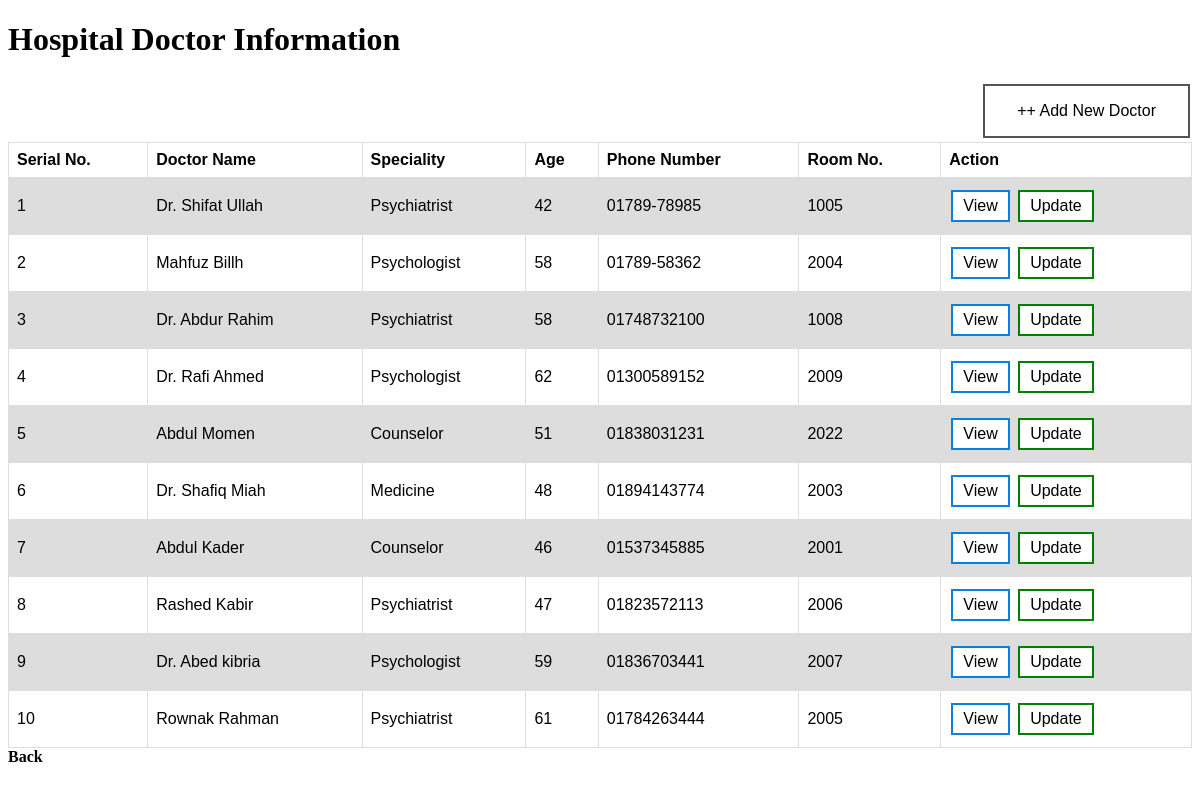
/admin/doctor/check_doctor.php, run on the app's committed database.
### tables this page shows
CREATE TABLE doctor (
    id_no INT NOT NULL AUTO_INCREMENT , 
    name VARCHAR(50) NOT NULL , 
    specialty VARCHAR(30) NOT NULL , 
    age INT NOT NULL , 
    phone_no VARCHAR(11) NOT NULL , 
    room_no INT(10) NOT NULL , 
    password VARCHAR(20) NOT NULL, 
    PRIMARY KEY(id_no) 
);

### admin/doctor/check_doctor.php (the view, shortened to what this page needs)
<!DOCTYPE html>
<html lang="en">
<head>
</head>
<body>
    <?php
        $connection = mysqli_connect("localhost","root","","hms");
    ?>
    <h1>Hospital Doctor Information </h1>
    <a href="register.php"><button class="button_add button5 float">++ Add New Doctor</button></a>
    <table>
    <tr>
        <th>Serial No.</th>
        <th>Doctor Name</th>
        <th>Speciality</th>
        <th>Age</th>
        <th>Phone Number</th>
        <th>Room No.</th>
        <th>Action</th>
    </tr>
    <?php
        $sql = "SELECT id_no,name,specialty,age,phone_no,room_no FROM doctor";
        $result = mysqli_query($connection, $sql);
        if ($result->num_rows > 0) {
            while($row = $result->fetch_assoc()) {
                echo "<tr><td>".$row["id_no"]."</td>";
                echo "<td>".$row["name"]."</td>";
                echo "<td>".$row["specialty"]."</td>";
                echo "<td>".$row["age"]."</td>";
                echo "<td>".$row["phone_no"]."</td>";
                echo "<td>".$row["room_no"]."</td>";
                echo "<td><a href='check_doctor_detial.php?s_id={$row['id_no']}'><button class='button button1'>View</button></a>
                          <a href='update.php?s_id={$row['id_no']}'><button class='button_a button2'>Update</button></a>
                          </td></tr>";
            }
        }
        else {
            echo "0 results";
        }
    ?>
    </table>
    <a href="../admin_dash.php?s_id={$row['ssn_number']}">Back</a>
</body>
</html>

### admin/doctor/check_doctor.php (style rules this page uses)
.button_a { background-color: green; border: none; color: white; padding: 5px 10px; text-align: center; text-decoration: none; display: inline-block; font-size: 16px; margin: 4px 2px; transition-duration: 0.4s; cursor: pointer; }
.button { background-color: #0a80e1; border: none; color: white; padding: 5px 10px; text-align: center; text-decoration: none; display: inline-block; font-size: 16px; margin: 4px 2px; transition-duration: 0.4s; cursor: pointer; }
.button1 { background-color: white; color: black; border: 2px solid #0a80e1; }
.button2 { background-color: white; color: black; border: 2px solid green; }
table { font-family: arial, sans-serif; border-collapse: collapse; width: 100%; }
td, th { border: 1px solid #dddddd; text-align: left; padding: 8px; }
tr:nth-child(even) { background-color: #dddddd; }
a { text-decoration: none; color: black; font-weight: bold; }
.button_add { background-color: #4CAF50; border: none; color: white; padding: 16px 32px; text-align: center; text-decoration: none; display: inline-block; font-size: 16px; margin: 4px 2px; transition-duration: 0.4s; cursor: pointer; }
.button5 { background-color: white; color: black; border: 2px solid #555555; }
.float { float: right; }

### data on the page
doctor: id_no "1", name "Dr. Shifat Ullah", specialty "Psychiatrist", age "42", phone_no "01789-78985", room_no "1005"
doctor: id_no "2", name "Mahfuz Billh", specialty "Psychologist", age "58", phone_no "01789-58362", room_no "2004"
doctor: id_no "3", name "Dr. Abdur Rahim", specialty "Psychiatrist", age "58", phone_no "01748732100", room_no "1008"
doctor: id_no "4", name "Dr. Rafi Ahmed", specialty "Psychologist", age "62", phone_no "01300589152", room_no "2009"
doctor: id_no "5", name "Abdul Momen", specialty "Counselor", age "51", phone_no "01838031231", room_no "2022"
doctor: id_no "6", name "Dr. Shafiq Miah", specialty "Medicine", age "48", phone_no "01894143774", room_no "2003"
doctor: id_no "7", name "Abdul Kader", specialty "Counselor", age "46", phone_no "01537345885", room_no "2001"
doctor: id_no "8", name "Rashed Kabir", specialty "Psychiatrist", age "47", phone_no "01823572113", room_no "2006"
doctor: id_no "9", name "Dr. Abed kibria", specialty "Psychologist", age "59", phone_no "01836703441", room_no "2007"
doctor: id_no "10", name "Rownak Rahman", specialty "Psychiatrist", age "61", phone_no "01784263444", room_no "2005"
